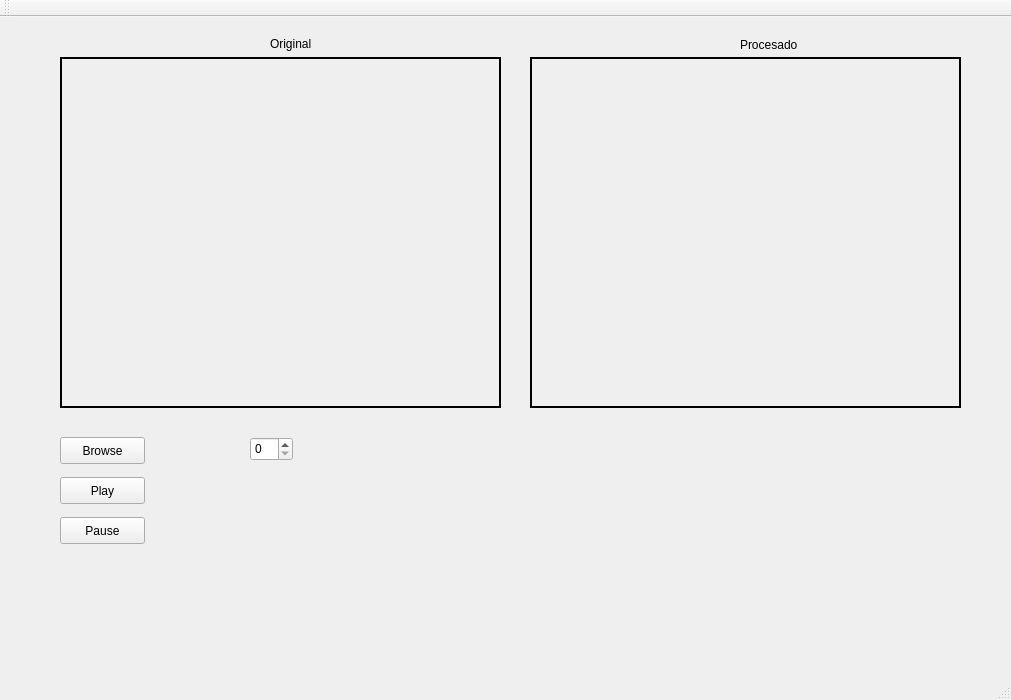
<?xml version="1.0" encoding="UTF-8"?>
<ui version="4.0">
 <class>lluvia</class>
 <widget class="QMainWindow" name="lluvia">
  <property name="geometry">
   <rect>
    <x>0</x>
    <y>0</y>
    <width>1011</width>
    <height>700</height>
   </rect>
  </property>
  <property name="windowTitle">
   <string>lluvia</string>
  </property>
  <widget class="QWidget" name="centralWidget">
   <widget class="QPushButton" name="pushButton">
    <property name="geometry">
     <rect>
      <x>60</x>
      <y>420</y>
      <width>85</width>
      <height>27</height>
     </rect>
    </property>
    <property name="text">
     <string>Browse</string>
    </property>
   </widget>
   <widget class="QLabel" name="label">
    <property name="geometry">
     <rect>
      <x>60</x>
      <y>40</y>
      <width>441</width>
      <height>351</height>
     </rect>
    </property>
    <property name="frameShape">
     <enum>QFrame::WinPanel</enum>
    </property>
    <property name="text">
     <string/>
    </property>
    <property name="scaledContents">
     <bool>true</bool>
    </property>
   </widget>
   <widget class="QLabel" name="label_2">
    <property name="geometry">
     <rect>
      <x>530</x>
      <y>40</y>
      <width>431</width>
      <height>351</height>
     </rect>
    </property>
    <property name="frameShape">
     <enum>QFrame::WinPanel</enum>
    </property>
    <property name="text">
     <string/>
    </property>
    <property name="scaledContents">
     <bool>true</bool>
    </property>
   </widget>
   <widget class="QPushButton" name="pushButton_2">
    <property name="geometry">
     <rect>
      <x>60</x>
      <y>460</y>
      <width>85</width>
      <height>27</height>
     </rect>
    </property>
    <property name="text">
     <string>Play</string>
    </property>
   </widget>
   <widget class="QPushButton" name="pushButton_3">
    <property name="geometry">
     <rect>
      <x>60</x>
      <y>500</y>
      <width>85</width>
      <height>27</height>
     </rect>
    </property>
    <property name="text">
     <string>Pause</string>
    </property>
   </widget>
   <widget class="QLabel" name="label_3">
    <property name="geometry">
     <rect>
      <x>270</x>
      <y>20</y>
      <width>49</width>
      <height>14</height>
     </rect>
    </property>
    <property name="text">
     <string>Original</string>
    </property>
   </widget>
   <widget class="QLabel" name="label_4">
    <property name="geometry">
     <rect>
      <x>740</x>
      <y>20</y>
      <width>61</width>
      <height>16</height>
     </rect>
    </property>
    <property name="text">
     <string>Procesado</string>
    </property>
   </widget>
   <widget class="QSpinBox" name="spinBox">
    <property name="geometry">
     <rect>
      <x>250</x>
      <y>420</y>
      <width>43</width>
      <height>24</height>
     </rect>
    </property>
   </widget>
  </widget>
  <widget class="QMenuBar" name="menuBar">
   <property name="geometry">
    <rect>
     <x>0</x>
     <y>0</y>
     <width>1011</width>
     <height>22</height>
    </rect>
   </property>
  </widget>
  <widget class="QToolBar" name="mainToolBar">
   <attribute name="toolBarArea">
    <enum>TopToolBarArea</enum>
   </attribute>
   <attribute name="toolBarBreak">
    <bool>false</bool>
   </attribute>
  </widget>
  <widget class="QStatusBar" name="statusBar"/>
 </widget>
 <layoutdefault spacing="6" margin="11"/>
 <resources/>
 <connections/>
</ui>
